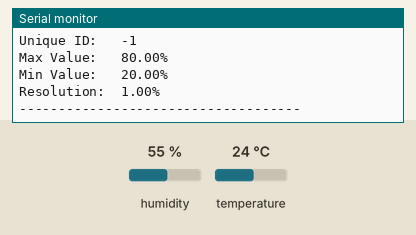
Simulated run of this sketch. Board: ESP8266 (NodeMCU). Parts: the last lines printed to the serial monitor. The test bench sets the inputs (shaded band); at power-on: humidity 55 %, temperature 24 °C.

Above: at 1.5 s.
1.6 s: humidity set to 22 %
At 3.7 s:
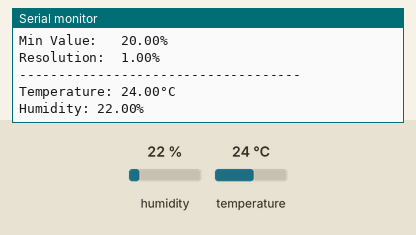
4.6 s: temperature set to 12 °C
At 7.1 s:
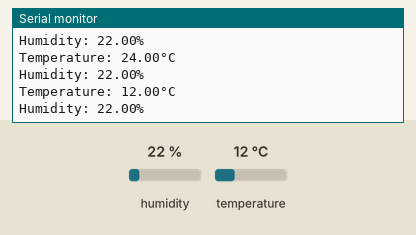
7.6 s: humidity set to 40 %
At 8.8 s:
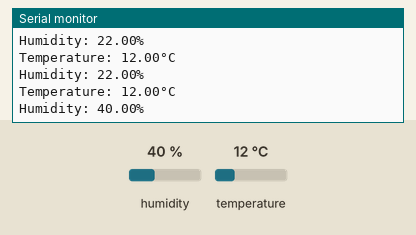

Measured:
- after the input at 1.6 s, the serial monitor: prints a new line after 0.77 s (image 1)
- after the input at 4.6 s, the serial monitor: prints a new line after 1.8 s (image 2)
- after the input at 7.6 s, the serial monitor: prints a new line after 0.78 s (image 3)

The sketch:

DHT_Sensor_Esp32.ino
```cpp
// (licence header left out)
// REQUIRES the following Arduino libraries:
// - DHT Sensor Library: https://github.com/adafruit/DHT-sensor-library
// - Adafruit Unified Sensor Lib: https://github.com/adafruit/Adafruit_Sensor

#include <Adafruit_Sensor.h>
#include <DHT.h>
#include <DHT_U.h>

#define DHTPIN 5     // Digital pin connected to the DHT sensor
// Feather HUZZAH ESP8266 note: use pins 3, 4, 5, 12, 13 or 14 --
// Pin 15 can work but DHT must be disconnected during program upload.

// Uncomment the type of sensor in use:
#define DHTTYPE    DHT11     // DHT 11
//#define DHTTYPE    DHT22     // DHT 22 (AM2302)
//#define DHTTYPE    DHT21     // DHT 21 (AM2301)


// See guide for details on sensor wiring and usage:
//   https://learn.adafruit.com/dht/overview

DHT_Unified dht(DHTPIN, DHTTYPE);

uint32_t delayMS;

void setup() {
  Serial.begin(9600);
  // Initialize device.
  dht.begin();
  Serial.println(F("DHTxx Unified Sensor Example"));
  // Print temperature sensor details.
  sensor_t sensor;
  dht.temperature().getSensor(&sensor);
  Serial.println(F("------------------------------------"));
  Serial.println(F("Temperature Sensor"));
  Serial.print  (F("Sensor Type: ")); Serial.println(sensor.name);
  Serial.print  (F("Driver Ver:  ")); Serial.println(sensor.version);
  Serial.print  (F("Unique ID:   ")); Serial.println(sensor.sensor_id);
  Serial.print  (F("Max Value:   ")); Serial.print(sensor.max_value); Serial.println(F("°C"));
  Serial.print  (F("Min Value:   ")); Serial.print(sensor.min_value); Serial.println(F("°C"));
  Serial.print  (F("Resolution:  ")); Serial.print(sensor.resolution); Serial.println(F("°C"));
  Serial.println(F("------------------------------------"));
  // Print humidity sensor details.
  dht.humidity().getSensor(&sensor);
  Serial.println(F("Humidity Sensor"));
  Serial.print  (F("Sensor Type: ")); Serial.println(sensor.name);
  Serial.print  (F("Driver Ver:  ")); Serial.println(sensor.version);
  Serial.print  (F("Unique ID:   ")); Serial.println(sensor.sensor_id);
  Serial.print  (F("Max Value:   ")); Serial.print(sensor.max_value); Serial.println(F("%"));
  Serial.print  (F("Min Value:   ")); Serial.print(sensor.min_value); Serial.println(F("%"));
  Serial.print  (F("Resolution:  ")); Serial.print(sensor.resolution); Serial.println(F("%"));
  Serial.println(F("------------------------------------"));
  // Set delay between sensor readings based on sensor details.
  delayMS = sensor.min_delay / 1000;
}

void loop() {
  // Delay between measurements.
  delay(delayMS);
  // Get temperature event and print its value.
  sensors_event_t event;
  dht.temperature().getEvent(&event);
  if (isnan(event.temperature)) {
    Serial.println(F("Error reading temperature!"));
  }
  else {
    Serial.print(F("Temperature: "));
    Serial.print(event.temperature);
    Serial.println(F("°C"));
  }
  // Get humidity event and print its value.
  dht.humidity().getEvent(&event);
  if (isnan(event.relative_humidity)) {
    Serial.println(F("Error reading humidity!"));
  }
  else {
    Serial.print(F("Humidity: "));
    Serial.print(event.relative_humidity);
    Serial.println(F("%"));
  }
}
```
